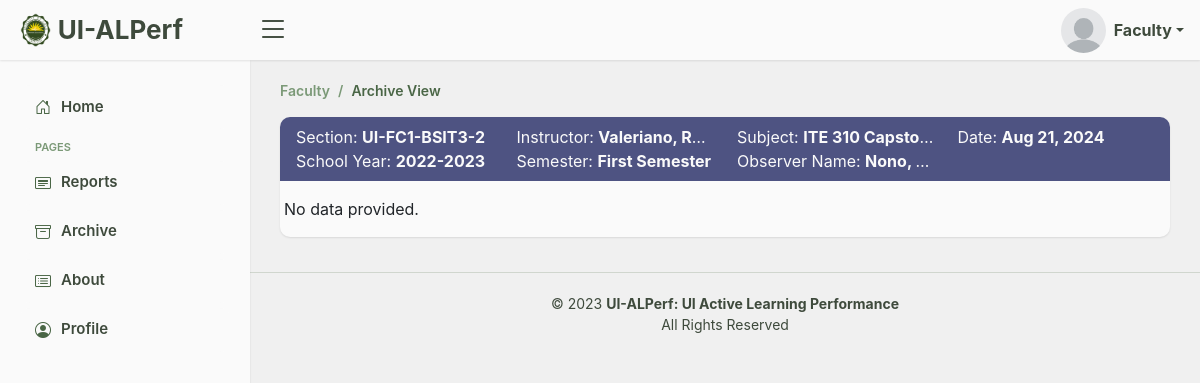
Screenshot of /faculty/faculty_archives_view.php?report_info_id=18 (signed in) with the database file from the repository.
### tables this page shows
CREATE TABLE `class_report_info` (
  `report_info_id` int(255) NOT NULL,
  `admin_id` int(255) NOT NULL,
  `faculty_id` int(255) NOT NULL,
  `section` varchar(255) NOT NULL,
  `instructor` varchar(255) NOT NULL,
  `subject` varchar(255) NOT NULL,
  `date` date NOT NULL,
  `school_year` varchar(255) NOT NULL,
  `semester` varchar(255) NOT NULL,
  `observer_name` varchar(255) NOT NULL,
  `admin_archive` tinyint(1) DEFAULT 1,
  `faculty_archive` tinyint(1) DEFAULT 1
);

### faculty/faculty_archives_view.php (the view, shortened to what the rows shown need)
<?php
  include "../process_faculty.php";
  if(isset($_SESSION['session_faculty'])){
    ?>
      <!DOCTYPE html>
      <html lang="en">
      <head>
        <link href="../assets/vendor/bootstrap/css/bootstrap.min.css" rel="stylesheet">
        <link href="../assets/vendor/bootstrap-icons/bootstrap-icons.css" rel="stylesheet">
        <link href="../assets/vendor/boxicons/css/boxicons.min.css" rel="stylesheet">
        <link href="../assets/css/faculty.css" rel="stylesheet">
      </head>
      <body>
        <main id="main" class="main">
          <section class="section report_view">
            <div class="row">
              <div class="col-xl-12 rrr">
                <div class="card">
                  <?php
                    if(isset($_GET['report_info_id'])){
                      $info_id = $_GET['report_info_id'];
                      $select_report_info = mysqli_query($conn, "SELECT * FROM `class_report_info` WHERE `report_info_id` = '$info_id'");
                      $reports_info = mysqli_fetch_assoc($select_report_info);
                      ?>
                        <div class="card-header archive-card">
                          <div class="row">
                            <div class="nnn col-lg-3 col-md-6 col-sm-6"> Section: <strong> <?php echo $reports_info['section'] ?> </strong> </div>
                            <div class="nnn col-lg-3 col-md-6 col-sm-6"> Instructor: <strong> <?php echo $reports_info['instructor'] ?> </strong> </div>
                            <div class="nnn col-lg-3 col-md-6 col-sm-6"> Subject: <strong> <?php echo $reports_info['subject'] ?> </strong> </div>
                            <div class="nnn col-lg-3 col-md-6 col-sm-6"> Date: <strong> <?php echo date('M j, Y', strtotime($reports_info['date'])); ?> </strong> </div>
                            <div class="nnn col-lg-3 col-md-6 col-sm-6"> School Year: <strong> <?php echo $reports_info['school_year'] ?> </strong> </div>
                            <div class="nnn col-lg-3 col-md-6 col-sm-6"> Semester: <strong> <?php echo $reports_info['semester'] ?> </strong> </div>
                            <div class="nnn col-lg-3 col-md-6 col-sm-6"> Observer Name: <strong> <?php echo $reports_info['observer_name'] ?> </strong> </div>
                          </div>
                        </div>
                      <?php
                    }else{
                      echo"No data";
                    }
                  ?>
                </div>
              </div>
            </div>
          </section>
        </main>
      </body>
      </html>
    <?php
  }else{
    header("Location: ../index.php"); exit;
  }
?>

### rows the page displays
class_report_info: section "UI-FC1-BSIT3-2", instructor "Valeriano, R…", subject "ITE 310 Capsto…", date "Aug 21, 2024", school_year "2022-2023", semester "First Semester", observer_name "Nono,…"
